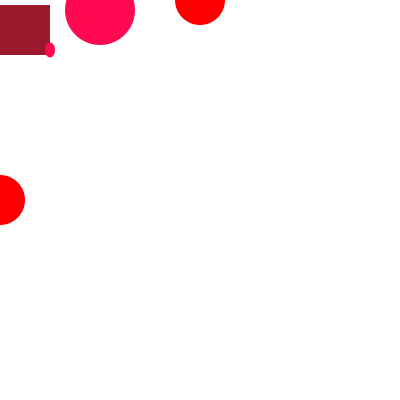
Frame 1 (no input)
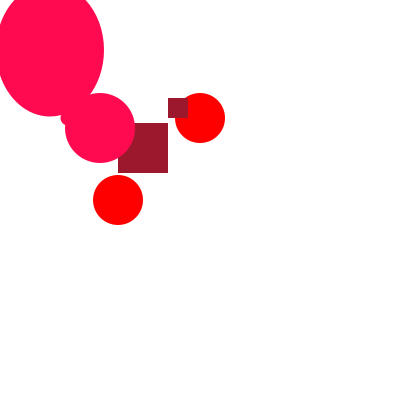
Frame 60 (the mouse pressed at the canvas centre just before this capture)
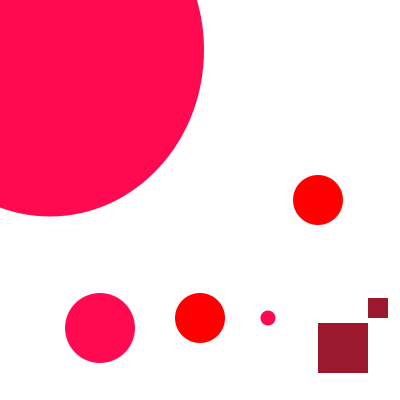
Frame 120 (the mouse held since frame 60 and released just before this capture)

The Processing sketch that drew these frames (run headless with seeded random() and noise(); from frame 60 on, the mouse is pressed at the canvas centre):

// Processing sketch: processing_112372
// ── processing_112372.pde

void setup(){
  size(400,400);
  background(255);
  println();

}
void draw(){
  
  noStroke();
  background(255);
  fill(255,0,0);
  
  ellipse(200,mouseX,50,50);
  ellipse(mouseX,200,50,50);
  fill(156,25,45);
  rect(mouseX,mouseX+5,50,50);
  rect(mouseX+50,mouseX-20,20,20);
  fill(260,10,80);
  ellipse(100,mouseX+10,70,70);
  ellipse(mouseX-50,mouseX,15,15);
  ellipse(50,50,mouseX-10,mouseX+15);
  mouseX=mouseX+1;
  if (mouseX>width+20){
    mouseX=-20;
  }else{
    mouseX=mouseX+1;
  }
}
   

  
  
